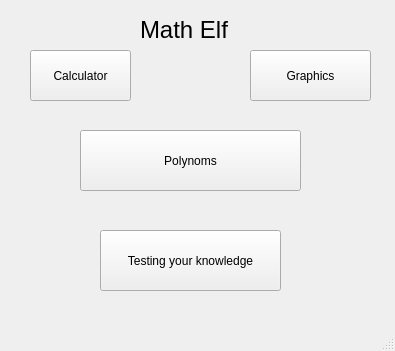
<?xml version="1.0" encoding="UTF-8"?>
<ui version="4.0">
 <class>MainWindow</class>
 <widget class="QMainWindow" name="MainWindow">
  <property name="geometry">
   <rect>
    <x>0</x>
    <y>0</y>
    <width>395</width>
    <height>351</height>
   </rect>
  </property>
  <property name="windowTitle">
   <string>MainWindow</string>
  </property>
  <widget class="QWidget" name="centralwidget">
   <widget class="QLabel" name="label">
    <property name="geometry">
     <rect>
      <x>140</x>
      <y>0</y>
      <width>181</width>
      <height>61</height>
     </rect>
    </property>
    <property name="text">
     <string>&lt;html&gt;&lt;head/&gt;&lt;body&gt;&lt;p&gt;&lt;span style=&quot; font-size:18pt;&quot;&gt;Math Elf&lt;/span&gt;&lt;/p&gt;&lt;/body&gt;&lt;/html&gt;</string>
    </property>
   </widget>
   <widget class="QPushButton" name="button_to_calculator">
    <property name="geometry">
     <rect>
      <x>30</x>
      <y>50</y>
      <width>101</width>
      <height>51</height>
     </rect>
    </property>
    <property name="text">
     <string>Calculator</string>
    </property>
   </widget>
   <widget class="QPushButton" name="button_to_graphics">
    <property name="geometry">
     <rect>
      <x>250</x>
      <y>50</y>
      <width>121</width>
      <height>51</height>
     </rect>
    </property>
    <property name="text">
     <string>Graphics</string>
    </property>
   </widget>
   <widget class="QPushButton" name="button_to_polynoms">
    <property name="geometry">
     <rect>
      <x>80</x>
      <y>130</y>
      <width>221</width>
      <height>61</height>
     </rect>
    </property>
    <property name="text">
     <string>Polynoms</string>
    </property>
   </widget>
   <widget class="QPushButton" name="button_to_test">
    <property name="geometry">
     <rect>
      <x>100</x>
      <y>230</y>
      <width>181</width>
      <height>61</height>
     </rect>
    </property>
    <property name="text">
     <string>Testing your knowledge</string>
    </property>
   </widget>
  </widget>
  <widget class="QMenuBar" name="menubar">
   <property name="geometry">
    <rect>
     <x>0</x>
     <y>0</y>
     <width>395</width>
     <height>22</height>
    </rect>
   </property>
  </widget>
  <widget class="QStatusBar" name="statusbar"/>
 </widget>
 <resources/>
 <connections/>
</ui>
